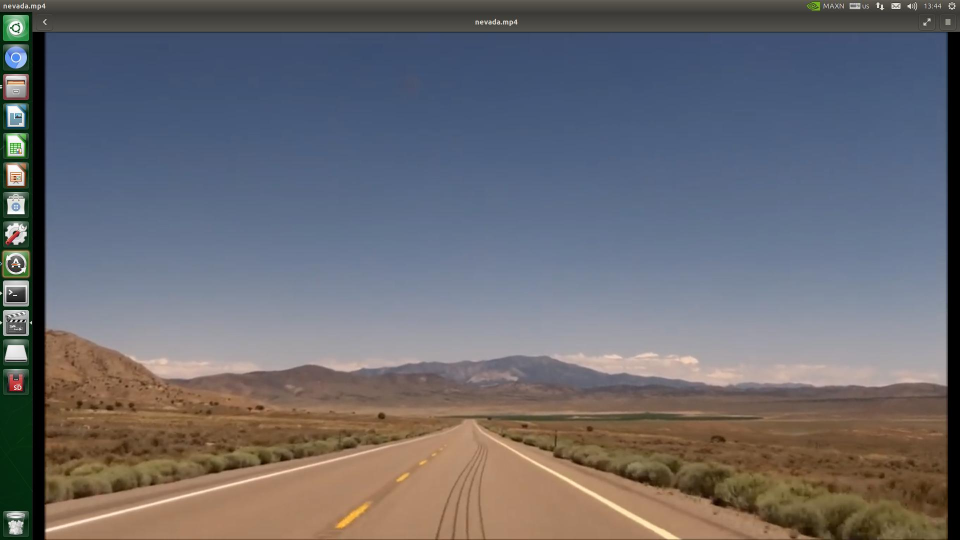
#> input picture Esker/test.jpg, 1920 x 1080 px, given in place of the camera (shown at 1/2 size)
$ python try.py
#> lines starting #> are read from the running program, lines starting #| are printed output that depends on the picture; after the words box and inside, x2 and y2 are one past the last pixel; in counts of white or black regions, pixels touching at a corner belong together
# -*- coding: cp949 -*-
# -*- coding: utf-8 -*- # 한글 주석쓰려면 이거 해야함
import cv2 # opencv 사용
import numpy as np

def grayscale(img): # 흑백이미지로 변환
    return cv2.cvtColor(img, cv2.COLOR_RGB2GRAY)

def canny(img, low_threshold, high_threshold): # Canny 알고리즘
    return cv2.Canny(img, low_threshold, high_threshold)

def gaussian_blur(img, kernel_size): # 가우시안 필터
    return cv2.GaussianBlur(img, (kernel_size, kernel_size), 0)

def region_of_interest(img, vertices, color3=(255,255,255), color1=255): # ROI 셋팅

    mask = np.zeros_like(img) # mask = img와 같은 크기의 빈 이미지

    if len(img.shape) > 2: # Color 이미지(3채널)라면 :
        color = color3
    else: # 흑백 이미지(1채널)라면 :
        color = color1

    # vertices에 정한 점들로 이뤄진 다각형부분(ROI 설정부분)을 color로 채움
    cv2.fillPoly(mask, vertices, color)

    # 이미지와 color로 채워진 ROI를 합침
    ROI_image = cv2.bitwise_and(img, mask)
    return ROI_image

def draw_lines(img, lines, color=[0, 0, 255], thickness=2): # 선 그리기
    for line in lines:
        for x1,y1,x2,y2 in line:
            cv2.line(img, (x1, y1), (x2, y2), color, thickness)

def hough_lines(img, rho, theta, threshold, min_line_len, max_line_gap): # 허프 변환
    lines = cv2.HoughLinesP(img, rho, theta, threshold, np.array([]), minLineLength=min_line_len, maxLineGap=max_line_gap)
    line_img = np.zeros((img.shape[0], img.shape[1], 3), dtype=np.uint8)
    draw_lines(line_img, lines)

    return line_img

def weighted_img(img, initial_img, a=1, b=1., c=0.): # 두 이미지 operlap 하기
    return cv2.addWeighted(initial_img, a, img, b, c)

cap = cv2.VideoCapture(1)

while(cap.isOpened()):

    width = cap.get(cv2.CAP_PROP_FRAME_WIDTH);
    height = cap.get(cv2.CAP_PROP_FRAME_HEIGHT);
    #print 'size = [%f, %f]\n' % (width, height)

    cv2.namedWindow('CAM_Window')
    cv2.resizeWindow('CAM_Window', 1280, 720)

    ret, image = cap.read()
#> image is the input picture: shape (1080, 1920, 3); mean B, G, R 111.8, 106.2, 106.7

    height, width = image.shape[:2] # 이미지 높이, 너비
#> height = 1080; width = 1920

    gray_img = grayscale(image) # 흑백이미지로 변환
#> in grayscale, `return cv2.cvtColor(img, cv2.COLOR_RGB2GRAY)`:
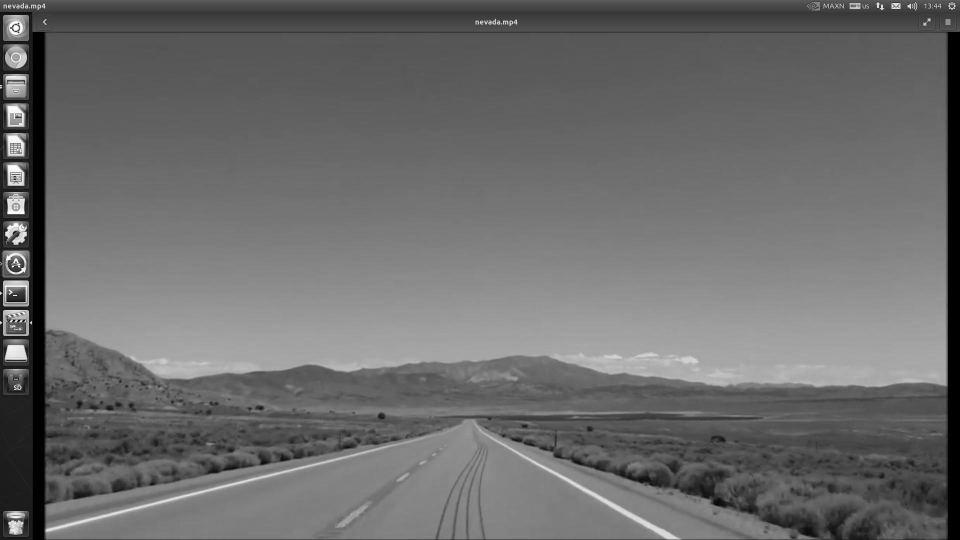
#> returned value: shape (1080, 1920) (shown at 1/2 size); min 0, max 255, mean 107.9

    blur_img = gaussian_blur(gray_img, 3) # Blur 효과

    canny_img = canny(blur_img, 70, 210) # Canny edge 알고리즘
#> in canny, `return cv2.Canny(img, low_threshold, high_threshold)`:
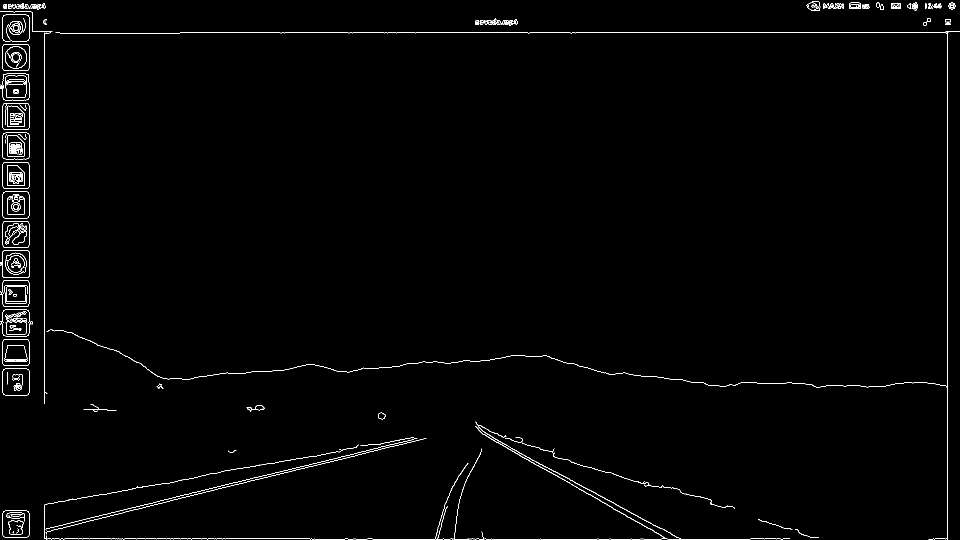
#> returned value: shape (1080, 1920) (shown at 1/2 size); 1.1% white in thin lines or dots

    #vertices = np.array([[(0,height-10),(width/2-40, height/2+60), (width/2+40, height/2+60), (width,height-10)]], dtype=np.int32)
    #ROI_img = region_of_interest(canny_img, vertices)

    #hough_img = hough_lines(ROI_img, 1, 1 * np.pi/180, 15, 10, 20)
    hough_img = hough_lines(canny_img, 1, 1 * np.pi/180, 15, 10, 20)
#> in hough_lines, `lines = cv2.HoughLinesP(img, rho, theta, threshold, np.array([]), minL..`: lines = 417 rows, first 6: [1895, 1079, 1895, 38], [89, 807, 89, 39], [360, 65, 1896, 65], [690, 1077, 710, 1077], [620, 1078, 1500, 1078], [58, 507, 58, 165]
#> the loop in draw_lines, `for line in lines:` made 417 passes
#> after the loop in draw_lines, `for line in lines:`:
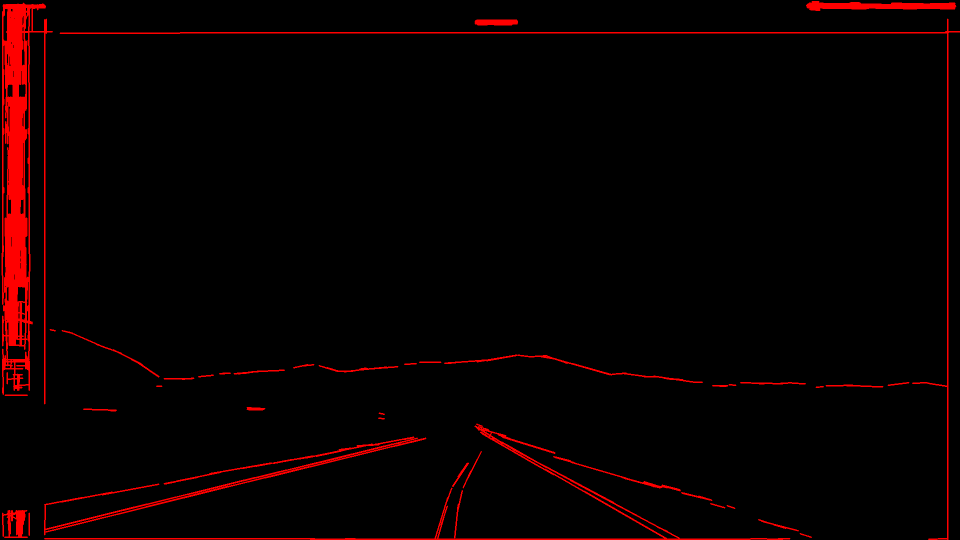
#> img: shape (1080, 1920, 3) (shown at 1/2 size); mean of channels 0, 1, 2 0, 0, 9.2; drawn as B, G, R
    cv2.imshow('result',hough_img) # Canny 이미지 출력
    if cv2.waitKey(1) & 0xFF == ord('q'):
#> (key q is pressed here)
        break;

cap.release()
cv2.destroyAllWindows()

$ run again, on Esker/solidWhiteCurve.jpg
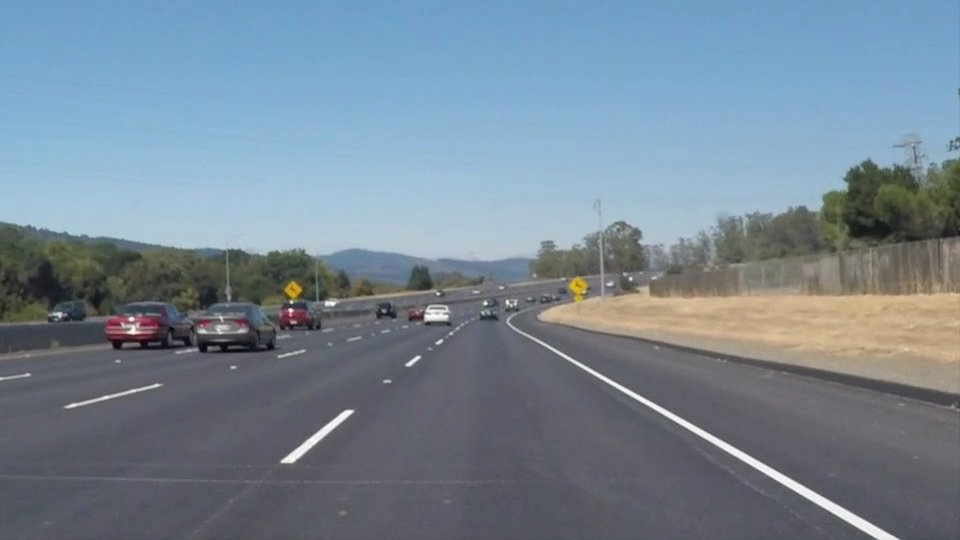
#> input picture Esker/solidWhiteCurve.jpg, 960 x 540 px, given in place of the camera
#> image is the input picture: shape (540, 960, 3); mean B, G, R 148.1, 134.5, 118.5
#> in canny, `return cv2.Canny(img, low_threshold, high_threshold)`:
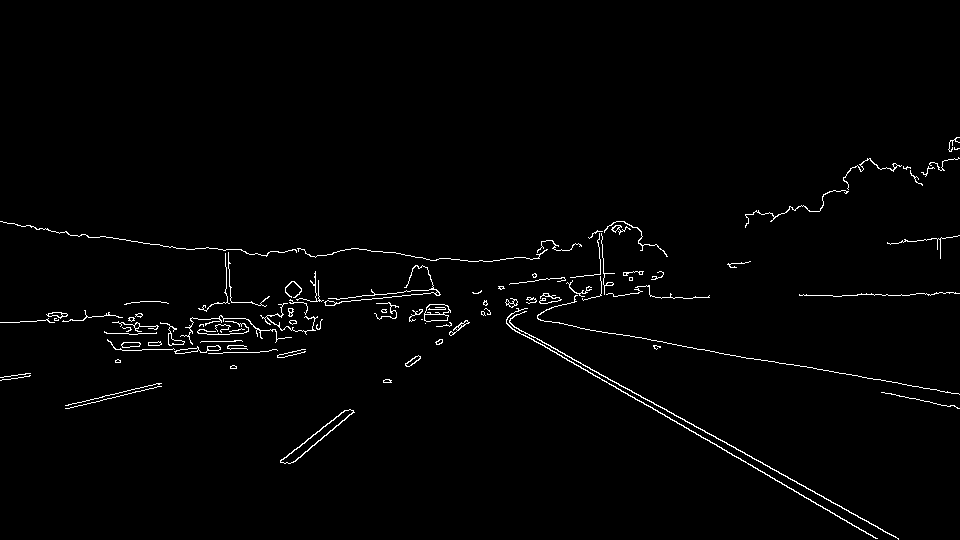
#> returned value: shape (540, 960); 1.5% white in thin lines or dots, all inside (x1, y1, x2, y2) = (0, 137, 960, 540)
#> lines = 296 rows, first 6: [758, 470, 875, 538], [535, 337, 898, 538], [484, 309, 898, 539], [487, 313, 877, 538], [568, 325, 959, 394], [519, 282, 643, 271]
#> the loop in draw_lines, `for line in lines:` made 296 passes
#> after the loop in draw_lines, `for line in lines:`:
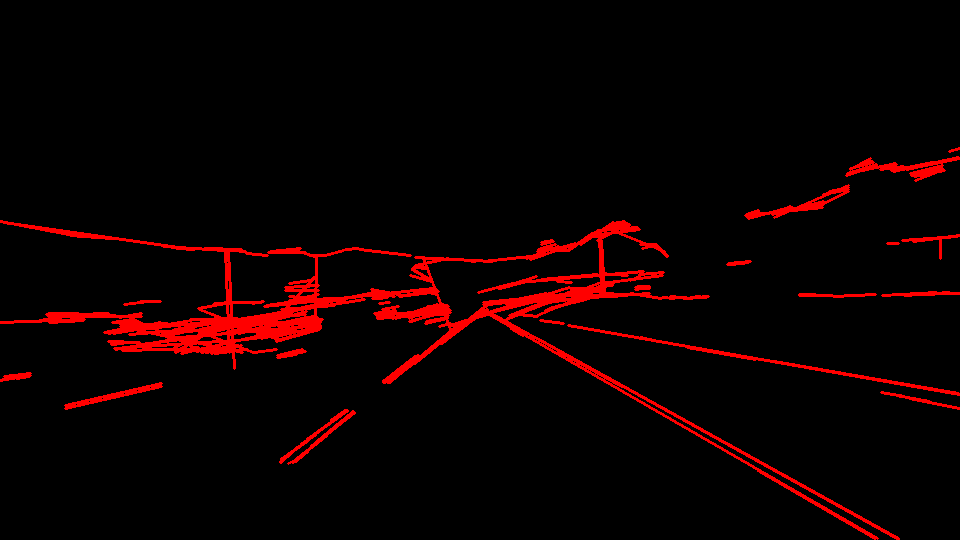
#> img: shape (540, 960, 3); mean of channels 0, 1, 2 0, 0, 13.2; drawn as B, G, R
